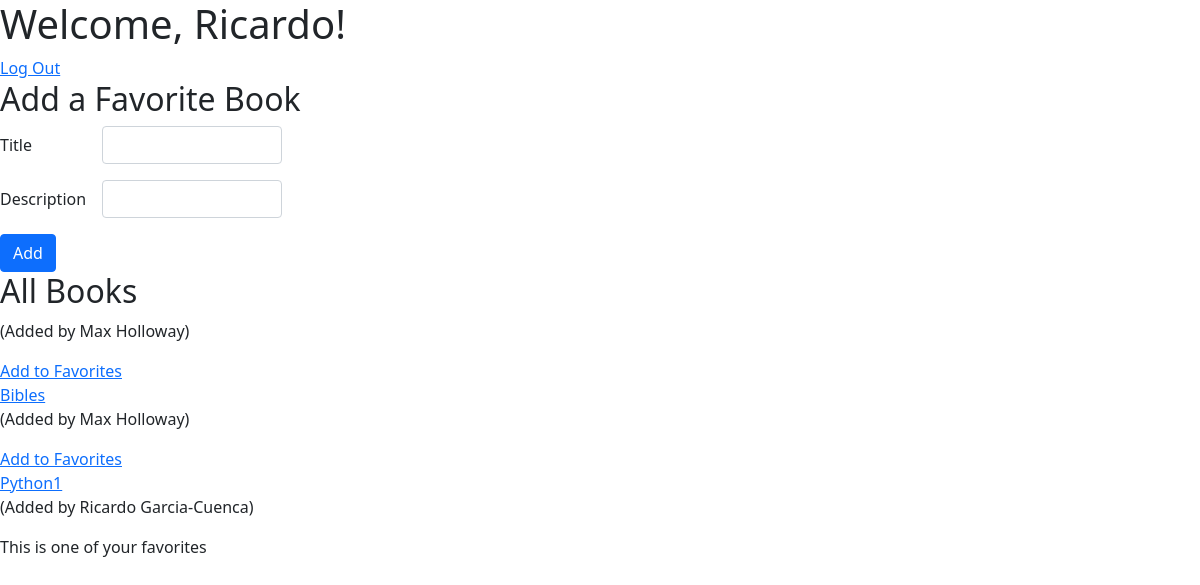
Page /books/ (signed in) on the committed database.
### books_app/models.py (models this page shows)
class Book(models.Model):
    title=models.CharField(max_length=255)
    desc=models.TextField()
    created_at=models.DateTimeField(auto_now_add=True)
    updated_at=models.DateTimeField(auto_now=True)
    added_by=models.ForeignKey(User,related_name="books_uploaded", on_delete=models.CASCADE)
    users_liked_by=models.ManyToManyField(User, related_name="books_liked")
    objects=BookManager()

### login_app/models.py (models this page shows)
class User(models.Model):
    first_name=models.CharField(max_length=45)
    last_name=models.CharField(max_length=45)
    email=models.EmailField(unique=True)
    password=models.CharField(max_length=255)
    created_at=models.DateTimeField(auto_now_add=True)
    updated_at=models.DateTimeField(auto_now=True)
    objects=UsersManager()

### books_app/views.py (the view)
# urls.py: path('', views.books),
def books(request):
    if not request.session['user_id']:
        return redirect('/')
    context={
        'user':User.objects.get(id=request.session['user_id']),
        'books':Book.objects.all(),
    }
    return render(request,'books.html', context)

### books_app/templates/books.html (shortened to what this page needs)
<!DOCTYPE html>
<html lang="en">
<head>
    <link href="https://cdn.jsdelivr.net/npm/bootstrap@5.0.1/dist/css/bootstrap.min.css" rel="stylesheet">
</head>
<body>
    <div id="container">
        <div id="header">
            <h1>Welcome, {{user.first_name}}!</h1>
            <a href="/logout">Log Out</a>
        </div>
        <div id="body">
            <div id="add_book">
                <h2>Add a Favorite Book</h2>
                <form action="create" method="POST">
                    <div class="row mb-3">
                        <label for="colFormLabel" class="col-sm-1 col-form-label">Title</label>
                        <div class="col-sm-2">
                            <input type="text" class="form-control" id="colFormLabel" placeholder="" name="title">
                        </div>
                    </div>
                    <div class="row mb-3">
                        <label for="colFormLabel" class="col-sm-1 col-form-label">Description</label>
                        <div class="col-sm-2">
                            <input type="text" class="form-control" id="colFormLabel" placeholder="" name="desc">
                        </div>
                    </div>
                    <input type="submit" value="Add" class="btn btn-primary">
                </form>
            </div>
            <div id="show_books">
                <h2>All Books</h2>
                {% for book in books %}
                <div class="indiv-book">
                    <a href="/books/{{book.id}}">{{book.title}}</a>
                    <p>(Added by {{book.added_by.first_name}} {{book.added_by.last_name}})</p>
                    {% if user in book.users_liked_by.all %}
                    <p>This is one of your favorites</p>
                    {% else %}
                    <a href="{{book.id}}/add_fav">Add to Favorites</a>
                    {% endif %}
                </div>
                {% endfor %}
            </div>
        </div>
    </div>
</body>
</html>

### rows in the picture
Book: added_by.first_name "Max", added_by.last_name "Holloway"
Book: title "Bibles", added_by.first_name "Max", added_by.last_name "Holloway"
Book: title "Python1", added_by.first_name "Ricardo", added_by.last_name "Garcia-Cuenca", shows "This is one of your favorites"
